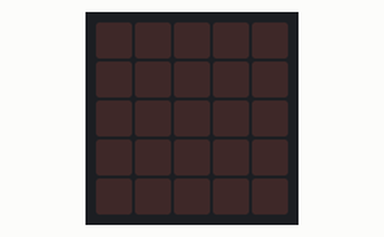
This program was run on a simulated BBC micro:bit (MakeCode). Shown: the board's 5×5 LED display.

Above: at 0.1 s.
At 10.5 s:
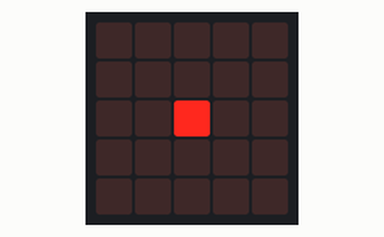

Measured:
- by itself, everything shown: repeats every 14.0 s, in 12 steps
- what the display in image 1 shows lasts 1.2 s, from 10.4 s to 11.6 s

The program:

main.ts
```typescript
//% color=#008060 weight=100 icon="\uf017" block="obTimer"
namespace obTimer {
    let dt:number=1000
    let res:number=200
    let t0:number
    let timerCallback:()=>void
    //% blockId="obTimer_start"
    //% block="start Timer event || in every $time ms with $resolution ms accuracy"
    export function start(time?:number,resolution?:number){
        if(time)dt=time
        if(resolution)res=resolution
        if(resolution>dt/2)resolution=dt/2
        t0=control.millis()
        control.inBackground(function () {
            while(true){
                basic.pause(res)
                let t1=control.millis()
                if(t1-t0>dt){
                    timerCallback()
                    t0=t1
                }
            }
        })
    }
    /**
     * Attaches code to run when the timer triggers an event.
     * @param body TODO
     */
    //% blockId="obTimer_onTimerEvent"
    //% block="onTimerEvent"
    export function onTimerEvent(body: () => void): void {
        timerCallback=body
    }
}
```

test.ts
```typescript
// tests go here; this will not be compiled when this package is used as an extension.
let x=0

obTimer.onTimerEvent(function () {
  led.plotBrightness(2, 2, x=~x&0xff)
})

obTimer.start()
```
